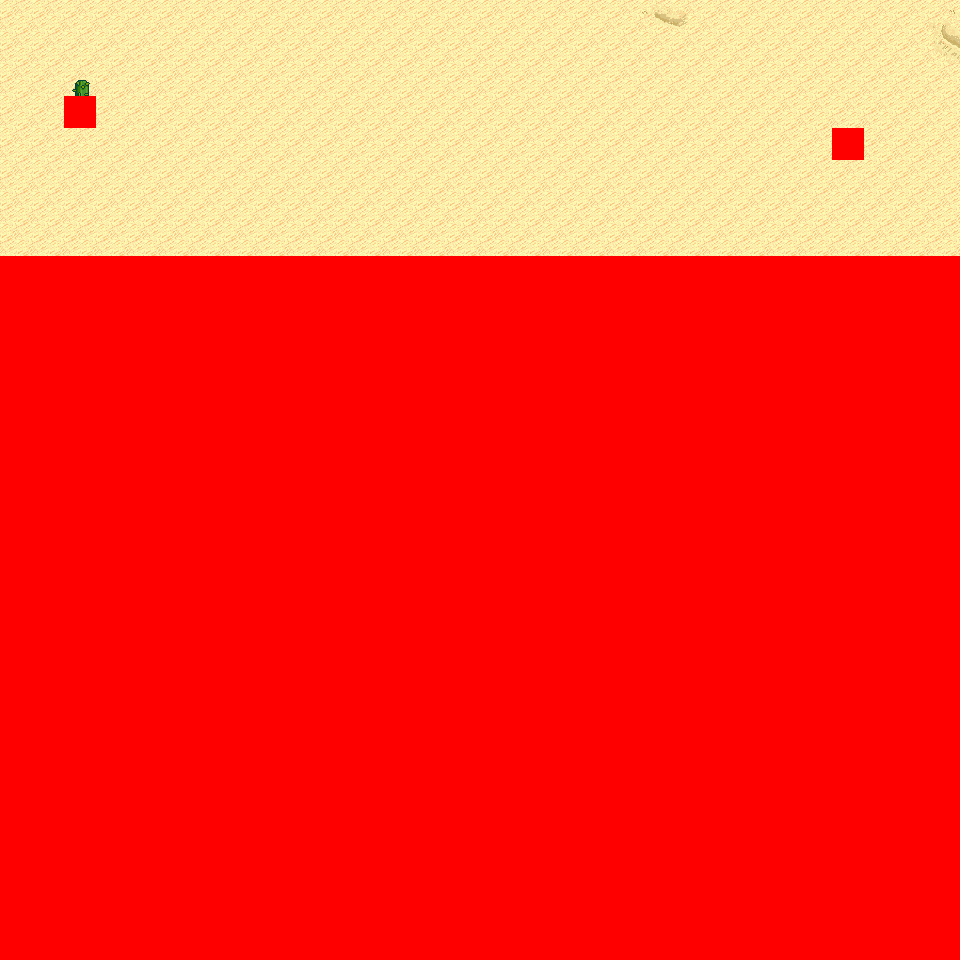

This is a level from a 2D game, rendered from its Tiled map with the project's own tilesets. A one-line summary and the map file follow, with tile-layer data summarised:
An orthogonal 30x30 tile map with 32x32 px tiles, 6 tile layers (Ground, Object, Object2, Above, ...), 12 tilesets and 3 objects (3x mapchange).

<map version="1.0" orientation="orthogonal" renderorder="right-down" width="30" height="30" tilewidth="32" tileheight="32" nextobjectid="4">
  <tileset firstgid="1" name="tileset_logic_collision" tilewidth="32" tileheight="32" tilecount="1" columns="1">
    <image source="../drawable/tileset_logic_collision.png" width="32" height="32" />
  </tileset>
  <tileset firstgid="2" name="tileset_ground_ground" tilewidth="32" tileheight="32" tilecount="33" columns="3">
    <image source="../drawable/tileset_ground_ground.png" width="96" height="352" />
  </tileset>
  <tileset firstgid="35" name="tileset_ground_ridge_earth_pale" tilewidth="32" tileheight="32" tilecount="96" columns="12">
    <image source="../drawable/tileset_ground_ridge_earth_pale.png" width="384" height="256" />
  </tileset>
  <tileset firstgid="131" name="tileset_ground_ridge_earth_dark" tilewidth="32" tileheight="32" tilecount="96" columns="12">
    <image source="../drawable/tileset_ground_ridge_earth_dark.png" width="384" height="256" />
  </tileset>
  <tileset firstgid="227" name="tileset_terrain_desert" tilewidth="32" tileheight="32" tilecount="88" columns="8">
    <image source="../drawable/tileset_terrain_desert.png" width="256" height="352" />
  </tileset>
  <tileset firstgid="315" name="tileset_plant_tree_tree_darkgreen" tilewidth="32" tileheight="32" tilecount="88" columns="8">
    <image source="../drawable/tileset_plant_tree_tree_darkgreen.png" width="256" height="352" />
  </tileset>
  <tileset firstgid="403" name="tileset_ground_rock_pebbles" tilewidth="32" tileheight="32" tilecount="3" columns="1">
    <image source="../drawable/tileset_ground_rock_pebbles.png" width="32" height="96" />
  </tileset>
  <tileset firstgid="406" name="tileset_ground_sand_2" tilewidth="32" tileheight="32" tilecount="15" columns="5">
    <image source="../drawable/tileset_ground_sand_2.png" width="160" height="96" />
  </tileset>
  <tileset firstgid="421" name="tileset_plant_cactus_2" tilewidth="32" tileheight="32" tilecount="10" columns="5">
    <image source="../drawable/tileset_plant_cactus_2.png" width="160" height="64" />
  </tileset>
  <tileset firstgid="431" name="tileset_plant_cactus" tilewidth="32" tileheight="32" tilecount="2" columns="1">
    <image source="../drawable/tileset_plant_cactus.png" width="32" height="64" />
  </tileset>
  <tileset firstgid="433" name="tileset_plant_star_shaped_plants" tilewidth="32" tileheight="32" tilecount="6" columns="2">
    <image source="../drawable/tileset_plant_star_shaped_plants.png" width="64" height="96" />
  </tileset>
  <tileset firstgid="439" name="tileset_plant_tree_evergreen" tilewidth="32" tileheight="32" tilecount="36" columns="3">
    <image source="../drawable/tileset_plant_tree_evergreen.png" width="96" height="384" />
  </tileset>
  <layer name="Ground" width="30" height="30">
    <data>[900 cells, 240 non-empty, 6 distinct tile ids]</data>
  </layer>
  <layer name="Object" width="30" height="30">
    <data>[900 cells, 1 non-empty, 1 distinct tile ids]</data>
  </layer>
  <layer name="Object2" width="30" height="30">
    <data>[900 cells, 0 non-empty, 0 distinct tile ids]</data>
  </layer>
  <layer name="Above" width="30" height="30">
    <data>[900 cells, 1 non-empty, 1 distinct tile ids]</data>
  </layer>
  <layer name="Above2" width="30" height="30">
    <data>[900 cells, 0 non-empty, 0 distinct tile ids]</data>
  </layer>
  <layer name="Walkable" width="30" height="30">
    <data>[900 cells, 662 non-empty, 1 distinct tile ids]</data>
  </layer>
  <objectgroup name="MapEvents">
    <object id="1" name="north" type="mapchange" x="0" y="0" width="960" height="32">
      <properties>
        <property name="map" value="0_ados_mountain_n2_w2_x2_y3" />
        <property name="place" value="south" />
      </properties>
    </object>
    <object id="2" name="west" type="mapchange" x="0" y="0" width="32" height="256">
      <properties>
        <property name="map" value="0_ados_mountain_n2_w2_x1_y4" />
        <property name="place" value="east" />
      </properties>
    </object>
    <object id="3" name="east" type="mapchange" x="928" y="0" width="32" height="256">
      <properties>
        <property name="map" value="0_ados_mountain_n2_w2_x3_y4" />
        <property name="place" value="west" />
      </properties>
    </object>
  </objectgroup>
</map>
